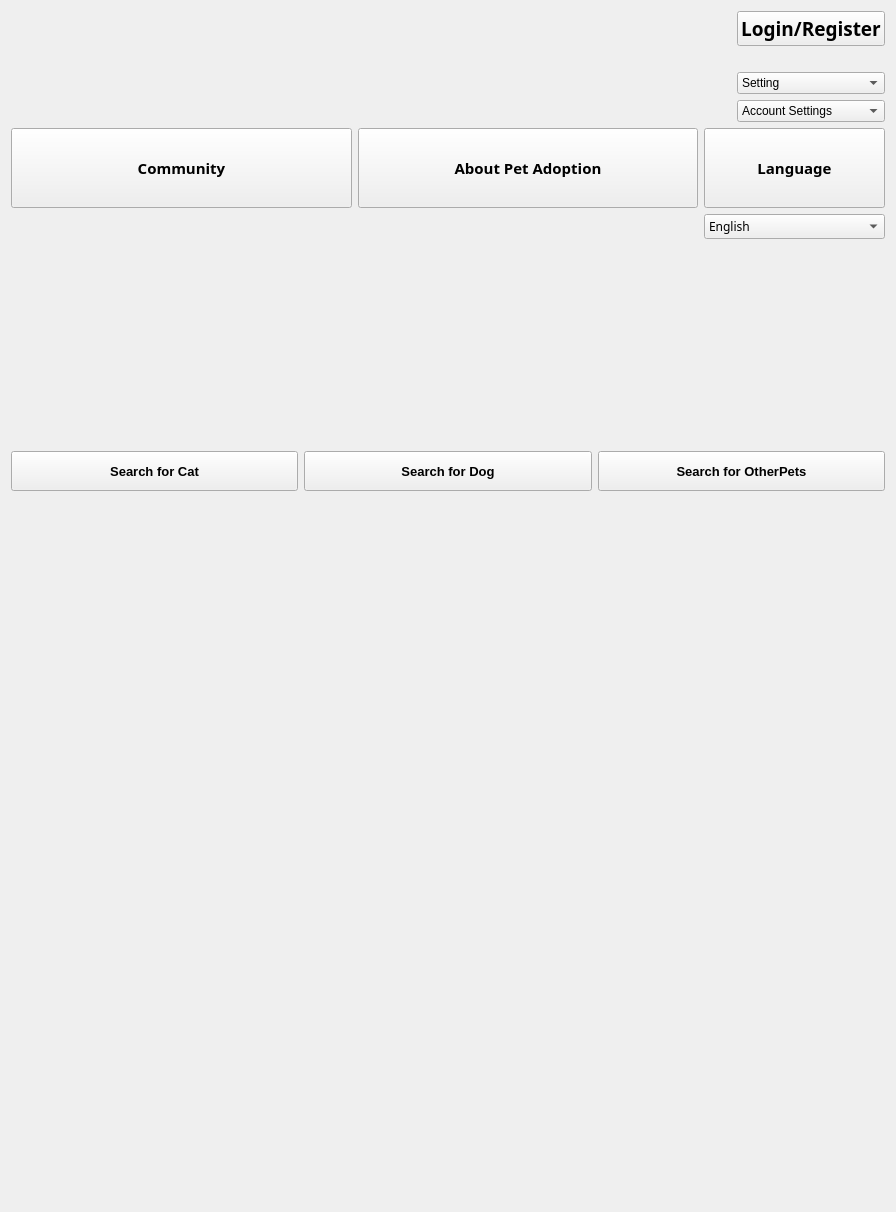
<?xml version="1.0" encoding="UTF-8"?>
<ui version="4.0">
 <class>NewMenu</class>
 <widget class="QWidget" name="NewMenu">
  <property name="geometry">
   <rect>
    <x>0</x>
    <y>0</y>
    <width>896</width>
    <height>1212</height>
   </rect>
  </property>
  <property name="windowTitle">
   <string>Form</string>
  </property>
  <layout class="QVBoxLayout" name="verticalLayout_7">
   <item>
    <layout class="QVBoxLayout" name="verticalLayout_5">
     <item>
      <layout class="QHBoxLayout" name="horizontalLayout">
       <item>
        <spacer name="horizontalSpacer_3">
         <property name="orientation">
          <enum>Qt::Horizontal</enum>
         </property>
         <property name="sizeHint" stdset="0">
          <size>
           <width>40</width>
           <height>20</height>
          </size>
         </property>
        </spacer>
       </item>
       <item>
        <spacer name="horizontalSpacer">
         <property name="orientation">
          <enum>Qt::Horizontal</enum>
         </property>
         <property name="sizeHint" stdset="0">
          <size>
           <width>40</width>
           <height>20</height>
          </size>
         </property>
        </spacer>
       </item>
       <item>
        <spacer name="horizontalSpacer_2">
         <property name="orientation">
          <enum>Qt::Horizontal</enum>
         </property>
         <property name="sizeHint" stdset="0">
          <size>
           <width>40</width>
           <height>20</height>
          </size>
         </property>
        </spacer>
       </item>
       <item>
        <spacer name="horizontalSpacer_6">
         <property name="orientation">
          <enum>Qt::Horizontal</enum>
         </property>
         <property name="sizeHint" stdset="0">
          <size>
           <width>40</width>
           <height>20</height>
          </size>
         </property>
        </spacer>
       </item>
       <item>
        <spacer name="horizontalSpacer_7">
         <property name="orientation">
          <enum>Qt::Horizontal</enum>
         </property>
         <property name="sizeHint" stdset="0">
          <size>
           <width>40</width>
           <height>20</height>
          </size>
         </property>
        </spacer>
       </item>
       <item>
        <spacer name="horizontalSpacer_8">
         <property name="orientation">
          <enum>Qt::Horizontal</enum>
         </property>
         <property name="sizeHint" stdset="0">
          <size>
           <width>40</width>
           <height>20</height>
          </size>
         </property>
        </spacer>
       </item>
       <item>
        <layout class="QVBoxLayout" name="verticalLayout"/>
       </item>
       <item>
        <layout class="QVBoxLayout" name="verticalLayout_4">
         <item>
          <widget class="QPushButton" name="pushButton_login_2">
           <property name="minimumSize">
            <size>
             <width>0</width>
             <height>30</height>
            </size>
           </property>
           <property name="font">
            <font>
             <family>Adobe Arabic</family>
             <pointsize>14</pointsize>
             <weight>75</weight>
             <bold>true</bold>
            </font>
           </property>
           <property name="text">
            <string>Login/Register</string>
           </property>
          </widget>
         </item>
         <item>
          <widget class="QLabel" name="label_welcome">
           <property name="text">
            <string/>
           </property>
          </widget>
         </item>
         <item>
          <widget class="QComboBox" name="comboBox_afteremployeelogin">
           <item>
            <property name="text">
             <string>Setting</string>
            </property>
           </item>
           <item>
            <property name="text">
             <string>Personal Information</string>
            </property>
           </item>
           <item>
            <property name="text">
             <string>Animal Information</string>
            </property>
           </item>
           <item>
            <property name="text">
             <string>Manage orders</string>
            </property>
           </item>
           <item>
            <property name="text">
             <string>Sign Out</string>
            </property>
           </item>
          </widget>
         </item>
         <item>
          <widget class="QComboBox" name="comboBox_afterlogin">
           <item>
            <property name="text">
             <string>Account Settings</string>
            </property>
           </item>
           <item>
            <property name="text">
             <string>Personal Information</string>
            </property>
           </item>
           <item>
            <property name="text">
             <string>My preference</string>
            </property>
           </item>
           <item>
            <property name="text">
             <string>View my order</string>
            </property>
           </item>
           <item>
            <property name="text">
             <string>Sign out</string>
            </property>
           </item>
          </widget>
         </item>
        </layout>
       </item>
      </layout>
     </item>
     <item>
      <layout class="QHBoxLayout" name="horizontalLayout_4">
       <item>
        <widget class="QPushButton" name="pushButtonCommunity_4">
         <property name="sizePolicy">
          <sizepolicy hsizetype="MinimumExpanding" vsizetype="Fixed">
           <horstretch>0</horstretch>
           <verstretch>0</verstretch>
          </sizepolicy>
         </property>
         <property name="minimumSize">
          <size>
           <width>120</width>
           <height>80</height>
          </size>
         </property>
         <property name="font">
          <font>
           <family>Adobe Gothic Std</family>
           <pointsize>11</pointsize>
           <weight>75</weight>
           <bold>true</bold>
          </font>
         </property>
         <property name="text">
          <string>Community</string>
         </property>
        </widget>
       </item>
       <item>
        <widget class="QPushButton" name="pushButtonAbout_4">
         <property name="sizePolicy">
          <sizepolicy hsizetype="MinimumExpanding" vsizetype="Fixed">
           <horstretch>0</horstretch>
           <verstretch>0</verstretch>
          </sizepolicy>
         </property>
         <property name="minimumSize">
          <size>
           <width>330</width>
           <height>80</height>
          </size>
         </property>
         <property name="font">
          <font>
           <family>Adobe Gothic Std</family>
           <pointsize>11</pointsize>
           <weight>75</weight>
           <bold>true</bold>
          </font>
         </property>
         <property name="text">
          <string>About Pet Adoption</string>
         </property>
        </widget>
       </item>
       <item>
        <widget class="QPushButton" name="pushButtonLanguage">
         <property name="minimumSize">
          <size>
           <width>181</width>
           <height>80</height>
          </size>
         </property>
         <property name="font">
          <font>
           <family>Adobe Gothic Std</family>
           <pointsize>11</pointsize>
           <weight>75</weight>
           <bold>true</bold>
          </font>
         </property>
         <property name="text">
          <string>Language</string>
         </property>
        </widget>
       </item>
      </layout>
     </item>
     <item>
      <layout class="QHBoxLayout" name="horizontalLayout_3">
       <item>
        <spacer name="horizontalSpacer_9">
         <property name="orientation">
          <enum>Qt::Horizontal</enum>
         </property>
         <property name="sizeHint" stdset="0">
          <size>
           <width>40</width>
           <height>20</height>
          </size>
         </property>
        </spacer>
       </item>
       <item>
        <widget class="QComboBox" name="Language_5">
         <property name="sizePolicy">
          <sizepolicy hsizetype="Preferred" vsizetype="Fixed">
           <horstretch>0</horstretch>
           <verstretch>0</verstretch>
          </sizepolicy>
         </property>
         <property name="minimumSize">
          <size>
           <width>181</width>
           <height>0</height>
          </size>
         </property>
         <property name="maximumSize">
          <size>
           <width>181</width>
           <height>16777215</height>
          </size>
         </property>
         <property name="font">
          <font>
           <family>Agency FB</family>
           <weight>50</weight>
           <bold>false</bold>
          </font>
         </property>
         <item>
          <property name="text">
           <string>English</string>
          </property>
         </item>
         <item>
          <property name="text">
           <string>Spanish</string>
          </property>
         </item>
        </widget>
       </item>
      </layout>
     </item>
     <item>
      <layout class="QVBoxLayout" name="verticalLayout_3">
       <item>
        <widget class="QLabel" name="label_2">
         <property name="minimumSize">
          <size>
           <width>3</width>
           <height>200</height>
          </size>
         </property>
         <property name="maximumSize">
          <size>
           <width>16777215</width>
           <height>200</height>
          </size>
         </property>
         <property name="font">
          <font>
           <family>Adobe Caslon Pro</family>
           <pointsize>16</pointsize>
           <weight>75</weight>
           <bold>true</bold>
          </font>
         </property>
         <property name="text">
          <string/>
         </property>
        </widget>
       </item>
       <item>
        <layout class="QVBoxLayout" name="verticalLayout_2">
         <item>
          <layout class="QHBoxLayout" name="horizontalLayout_11">
           <item>
            <widget class="QPushButton" name="pushButtonCat">
             <property name="minimumSize">
              <size>
               <width>0</width>
               <height>40</height>
              </size>
             </property>
             <property name="font">
              <font>
               <family>Nirmala UI</family>
               <pointsize>10</pointsize>
               <weight>75</weight>
               <bold>true</bold>
              </font>
             </property>
             <property name="text">
              <string>Search for Cat</string>
             </property>
            </widget>
           </item>
           <item>
            <widget class="QPushButton" name="pushButtonDog">
             <property name="minimumSize">
              <size>
               <width>0</width>
               <height>40</height>
              </size>
             </property>
             <property name="font">
              <font>
               <family>Nirmala UI</family>
               <pointsize>10</pointsize>
               <weight>75</weight>
               <bold>true</bold>
              </font>
             </property>
             <property name="text">
              <string>Search for Dog</string>
             </property>
            </widget>
           </item>
           <item>
            <widget class="QPushButton" name="pushButtonOtherPets">
             <property name="minimumSize">
              <size>
               <width>0</width>
               <height>40</height>
              </size>
             </property>
             <property name="font">
              <font>
               <family>Nirmala UI</family>
               <pointsize>10</pointsize>
               <weight>75</weight>
               <bold>true</bold>
              </font>
             </property>
             <property name="text">
              <string>Search for OtherPets</string>
             </property>
            </widget>
           </item>
          </layout>
         </item>
         <item>
          <layout class="QHBoxLayout" name="horizontalLayout_16"/>
         </item>
        </layout>
       </item>
      </layout>
     </item>
     <item>
      <layout class="QVBoxLayout" name="verticalLayout_6">
       <item>
        <layout class="QHBoxLayout" name="horizontalLayout_2">
         <item>
          <spacer name="horizontalSpacer_4">
           <property name="orientation">
            <enum>Qt::Horizontal</enum>
           </property>
           <property name="sizeHint" stdset="0">
            <size>
             <width>40</width>
             <height>20</height>
            </size>
           </property>
          </spacer>
         </item>
         <item>
          <widget class="QLabel" name="labelImage">
           <property name="minimumSize">
            <size>
             <width>0</width>
             <height>300</height>
            </size>
           </property>
           <property name="maximumSize">
            <size>
             <width>16777215</width>
             <height>300</height>
            </size>
           </property>
           <property name="autoFillBackground">
            <bool>false</bool>
           </property>
           <property name="text">
            <string/>
           </property>
           <property name="pixmap">
            <pixmap resource="../project/Resources.qrc">:/imgs/MainKitten3.jpg</pixmap>
           </property>
           <property name="scaledContents">
            <bool>true</bool>
           </property>
          </widget>
         </item>
         <item>
          <spacer name="horizontalSpacer_5">
           <property name="orientation">
            <enum>Qt::Horizontal</enum>
           </property>
           <property name="sizeHint" stdset="0">
            <size>
             <width>40</width>
             <height>20</height>
            </size>
           </property>
          </spacer>
         </item>
        </layout>
       </item>
       <item>
        <spacer name="verticalSpacer">
         <property name="orientation">
          <enum>Qt::Vertical</enum>
         </property>
         <property name="sizeHint" stdset="0">
          <size>
           <width>858</width>
           <height>13</height>
          </size>
         </property>
        </spacer>
       </item>
       <item>
        <widget class="QLabel" name="label_3">
         <property name="minimumSize">
          <size>
           <width>0</width>
           <height>340</height>
          </size>
         </property>
         <property name="text">
          <string/>
         </property>
        </widget>
       </item>
      </layout>
     </item>
    </layout>
   </item>
  </layout>
 </widget>
 <resources>
  <include location="../project/Resources.qrc"/>
 </resources>
 <connections/>
</ui>
